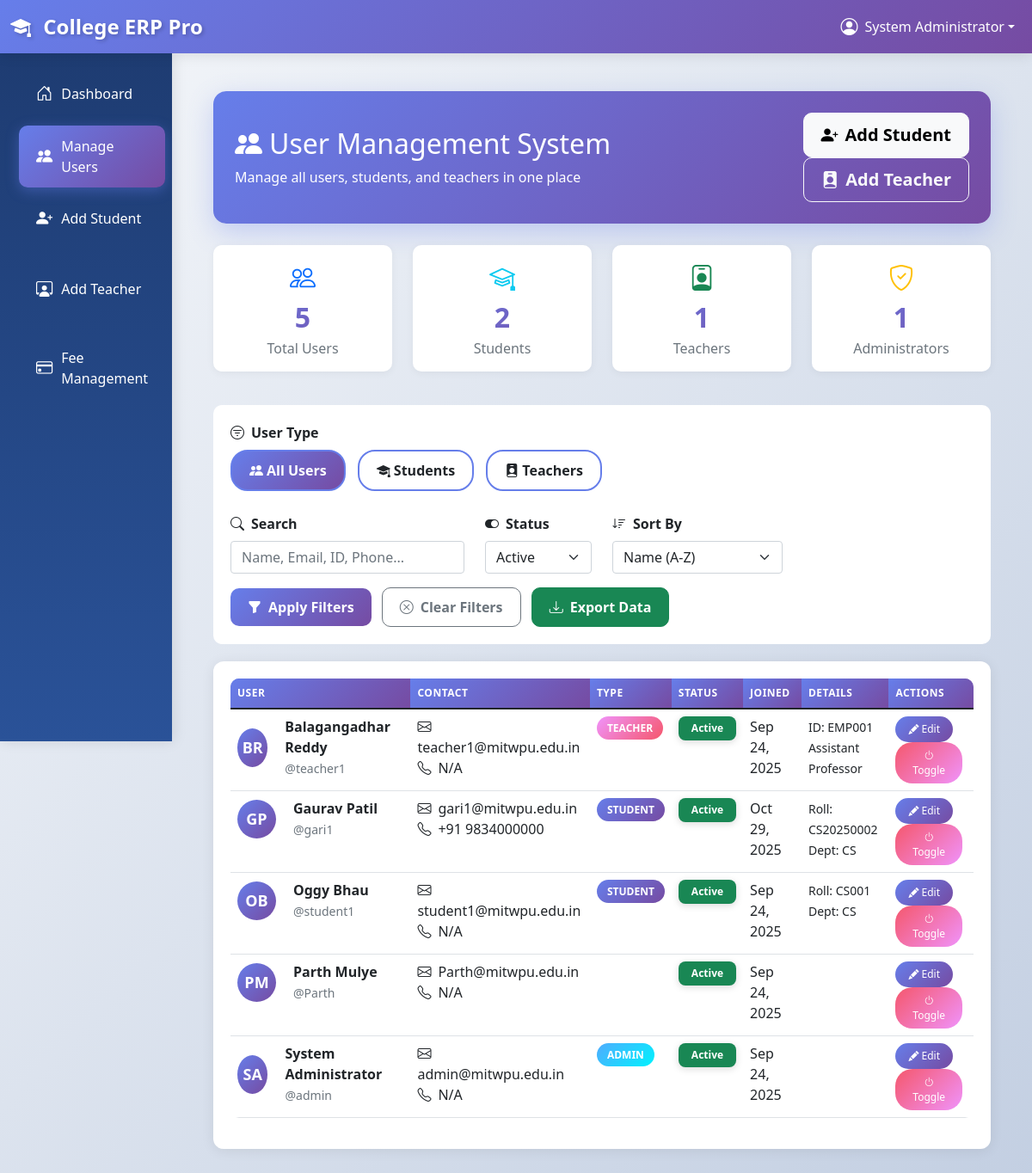
The page /administration/users/ (signed in) on the database as committed earlier.
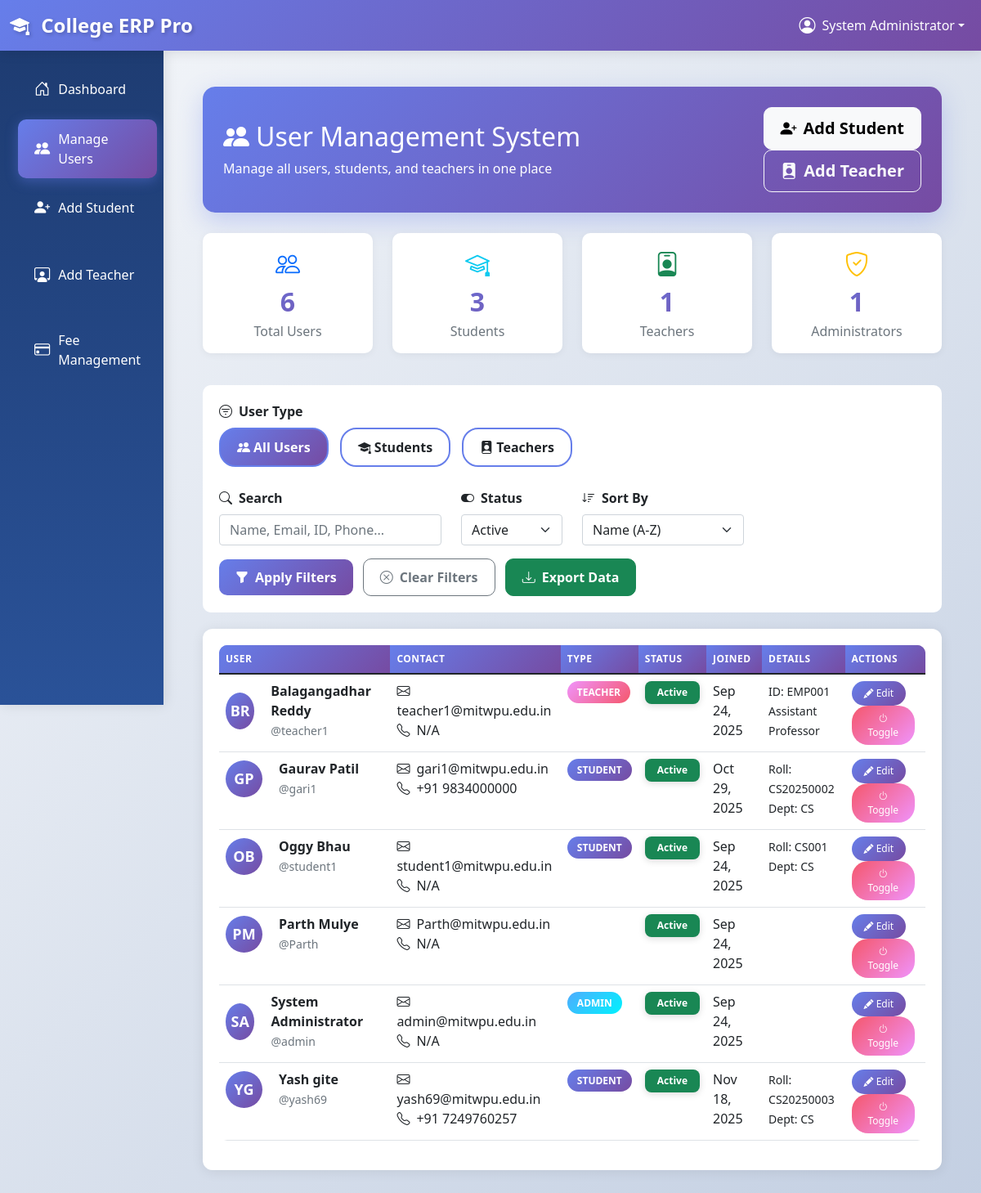
The same page on the database as committed later.
### accounts/models.py (models this page shows, shortened)
class User(AbstractUser):
    USER_TYPE_CHOICES = (
        ('student', 'Student'),
        ('teacher', 'Teacher'),
        ('admin', 'Administrator'),
    )
    user_type = models.CharField(max_length=10, choices=USER_TYPE_CHOICES)
    phone_regex = RegexValidator(
        regex=r'^\+?1?\d{9,15}$',
        message="Phone number must be entered in the format: '+999999999'. Up to 15 digits allowed."
    )
    phone_number = models.CharField(validators=[phone_regex], max_length=17, blank=True)
    address = models.TextField(blank=True)
    date_of_birth = models.DateField(null=True, blank=True)
    profile_picture = models.ImageField(upload_to='profile_pics/', null=True, blank=True)
    created_at = models.DateTimeField(auto_now_add=True)
    updated_at = models.DateTimeField(auto_now=True)
    @property
    def is_student(self):
        return self.user_type == 'student'
    @property
    def is_teacher(self):
        return self.user_type == 'teacher'
    @property
    def is_admin(self):
        return self.user_type == 'admin'

### teachers/models.py (models this page shows, shortened)
class Teacher(models.Model):
    QUALIFICATION_CHOICES = [
        ('bachelor', "Bachelor's Degree"),
        ('master', "Master's Degree"),
        ('phd', 'Ph.D.'),
        ('other', 'Other'),
    ]
    EMPLOYMENT_TYPE_CHOICES = [
        ('permanent', 'Permanent'),
        ('contract', 'Contract'),
        ('visiting', 'Visiting'),
        ('guest', 'Guest Faculty'),
    ]
    user = models.OneToOneField(
        settings.AUTH_USER_MODEL,
        on_delete=models.CASCADE,
        related_name='teacher_profile'
    )
    employee_id = models.CharField(max_length=20, unique=True)
    department = models.ForeignKey(Department, on_delete=models.CASCADE)
    designation = models.CharField(max_length=100)
    qualification = models.CharField(max_length=20, choices=QUALIFICATION_CHOICES)
    specialization = models.CharField(max_length=200, blank=True)
    experience_years = models.IntegerField(default=0)
    employment_type = models.CharField(max_length=20, choices=EMPLOYMENT_TYPE_CHOICES)
    joining_date = models.DateField()
    salary = models.DecimalField(max_digits=10, decimal_places=2, null=True, blank=True)
    office_room = models.CharField(max_length=50, blank=True)
    office_hours = models.CharField(max_length=100, blank=True)
    research_interests = models.TextField(blank=True)
    publications = models.TextField(blank=True)
    is_active = models.BooleanField(default=True)

### students/models.py (models this page shows, shortened)
class Student(models.Model):
    user = models.OneToOneField(
        settings.AUTH_USER_MODEL,
        on_delete=models.CASCADE,
        related_name='student_profile'
    )
    roll_number = models.CharField(max_length=20, unique=True)
    admission_number = models.CharField(max_length=20, unique=True)
    student_class = models.ForeignKey(
        Class,
        on_delete=models.SET_NULL,
        null=True,
        blank=True,
        related_name='students'
    )
    department = models.ForeignKey(Department, on_delete=models.CASCADE)
    admission_date = models.DateField()
    guardian_name = models.CharField(max_length=100)
    guardian_phone = models.CharField(max_length=15)
    guardian_email = models.EmailField(blank=True)
    guardian_address = models.TextField()
    emergency_contact = models.CharField(max_length=15)
    blood_group = models.CharField(max_length=5, blank=True)
    medical_conditions = models.TextField(blank=True)
    is_active = models.BooleanField(default=True)

### academics/models.py (models this page shows, shortened)
class Department(models.Model):
    name = models.CharField(max_length=100)
    code = models.CharField(max_length=10, unique=True)
    head = models.ForeignKey(
        settings.AUTH_USER_MODEL,
        on_delete=models.SET_NULL,
        null=True,
        blank=True,
        related_name='headed_departments'
    )
    description = models.TextField(blank=True)
    created_at = models.DateTimeField(auto_now_add=True)

### administration/views.py (the view, shortened to what this page needs)
# urls.py: path('users/', views.manage_users, name='users'),
@login_required
@user_passes_test(is_admin_user)
def manage_users(request):
    user_type = request.GET.get('type', 'all')
    search_query = request.GET.get('search', '')
    department_filter = request.GET.get('department', '')
    status_filter = request.GET.get('status', 'active')
    sort_by = request.GET.get('sort', 'name')
    context = {
        'user_type': user_type,
        'search_query': search_query,
        'department_filter': department_filter,
        'status_filter': status_filter,
        'sort_by': sort_by,
        'departments': Department.objects.all().order_by('name')
    }
    if user_type == 'all':
        from accounts.models import User
        users = User.objects.all().select_related('student_profile', 'teacher_profile')
        if status_filter == 'active':
            users = users.filter(is_active=True)
        elif status_filter == 'inactive':
            users = users.filter(is_active=False)
        if sort_by == 'name':
            users = users.order_by('first_name', 'last_name')
        elif sort_by == 'date':
            users = users.order_by('-date_joined')
        elif sort_by == 'type':
            users = users.order_by('user_type')
        context['all_users'] = users
        context['total_users'] = users.count()
        context['admin_count'] = users.filter(user_type='admin').count()
        context['teacher_count'] = users.filter(user_type='teacher').count()
        context['student_count'] = users.filter(user_type='student').count()
    return render(request, 'administration/manage_users.html', context)

### administration/views.py (called while the page is built)
def is_admin_user(user):
    return user.is_authenticated and (user.is_staff or user.is_superuser or user.is_admin)

### college_erp/context_processors.py (called while the page is built)
def global_context(request):
    context = {
        'all_departments': Department.objects.all().order_by('name'),
    }
    return context

### templates/administration/manage_users.html (shortened to what the changed rows need)
{% extends 'base.html' %}
{% load static %}
{% block content %}
<div class="container-fluid py-4">
    <div class="filter-card">
        <div class="row align-items-center">
            <div class="col-md-8">
                <h2><i class="bi bi-people-fill me-2"></i>User Management System</h2>
            </div>
        </div>
    </div>
    {% if user_type == 'all' %}
    <div class="row mb-4">
        <div class="col-md-3">
            <div class="stats-box">
                <i class="bi bi-people text-primary" style="font-size: 30px;"></i>
                <div class="stats-number">{{ total_users }}</div>
                <div class="text-muted">Total Users</div>
            </div>
        </div>
        <div class="col-md-3">
            <div class="stats-box">
                <i class="bi bi-mortarboard text-info" style="font-size: 30px;"></i>
                <div class="stats-number">{{ student_count }}</div>
                <div class="text-muted">Students</div>
            </div>
        </div>
        <div class="col-md-3">
            <div class="stats-box">
                <i class="bi bi-person-badge text-success" style="font-size: 30px;"></i>
                <div class="stats-number">{{ teacher_count }}</div>
                <div class="text-muted">Teachers</div>
            </div>
        </div>
        <div class="col-md-3">
            <div class="stats-box">
                <i class="bi bi-shield-check text-warning" style="font-size: 30px;"></i>
                <div class="stats-number">{{ admin_count }}</div>
                <div class="text-muted">Administrators</div>
            </div>
        </div>
    </div>
    {% endif %}
    {% if user_type == 'all' %}
        {% if all_users %}
        <div class="table-responsive">
            <table class="table table-hover">
                <thead>
                    <tr>
                        <th>USER</th>
                        <th>CONTACT</th>
                        <th>TYPE</th>
                        <th>STATUS</th>
                        <th>JOINED</th>
                        <th>DETAILS</th>
                        <th>ACTIONS</th>
                    </tr>
                </thead>
                <tbody>
                    {% for user in all_users %}
                    <tr>
                        <td>
                            <div class="d-flex align-items-center">
                                <div class="user-avatar" style="width: 45px; height: 45px; font-size: 18px;">
                                    {{ user.first_name.0|upper }}{{ user.last_name.0|upper }}
                                </div>
                                <div>
                                    <div class="fw-bold">{{ user.get_full_name }}</div>
                                    <small class="text-muted">@{{ user.username }}</small>
                                </div>
                            </div>
                        </td>
                        <td>
                            <div><i class="bi bi-envelope me-2"></i>{{ user.email|default:"N/A" }}</div>
                            <div><i class="bi bi-telephone me-2"></i>{{ user.phone_number|default:"N/A" }}</div>
                        </td>
                        <td>
                            {% if user.user_type == 'student' %}
                            <span class="badge-custom badge-student">STUDENT</span>
                            {% elif user.user_type == 'teacher' %}
                            <span class="badge-custom badge-teacher">TEACHER</span>
                            {% elif user.user_type == 'admin' %}
                            <span class="badge-custom badge-admin">ADMIN</span>
                            {% endif %}
                        </td>
                        <td>
                            {% if user.is_active %}
                            <span class="badge bg-success">Active</span>
                            {% else %}
                            <span class="badge bg-danger">Inactive</span>
                            {% endif %}
                        </td>
                        <td>{{ user.date_joined|date:"M d, Y" }}</td>
                        <td>
                            {% if user.user_type == 'student' and user.student_profile %}
                                <small>Roll: {{ user.student_profile.roll_number }}</small><br>
                                <small>Dept: {{ user.student_profile.department.code }}</small>
                            {% elif user.user_type == 'teacher' and user.teacher_profile %}
                                <small>ID: {{ user.teacher_profile.employee_id }}</small><br>
                                <small>{{ user.teacher_profile.designation }}</small>
                            {% endif %}
                        </td>
                        <td>
                            <button class="action-btn btn-edit" data-user-id="{{ user.id }}" data-user-type="{{ user.user_type }}" onclick="editUserFromButton(this)">
                                <i class="bi bi-pencil-fill"></i> Edit
                            </button>
                            <button class="action-btn btn-deactivate">
                                <i class="bi bi-power"></i> Toggle
                            </button>
                        </td>
                    </tr>
                    {% endfor %}
                </tbody>
            </table>
        </div>
        {% else %}
        <div class="empty-state">
            <i class="bi bi-inbox"></i>
            <h4>No users found</h4>
            <p>Try adjusting your filters</p>
        </div>
        {% endif %}
    {% endif %}
</div>
{% endblock %}

### templates/base.html (shortened to what the changed rows need)
<!DOCTYPE html>
<html lang="en">
<head>
    <link href="https://cdn.jsdelivr.net/npm/bootstrap@5.1.3/dist/css/bootstrap.min.css" rel="stylesheet">
    <link rel="stylesheet" href="https://cdn.jsdelivr.net/npm/bootstrap-icons@1.7.2/font/bootstrap-icons.css">
    {% load static %}
    <link rel="stylesheet" href="{% static 'css/custom-animations.css' %}">
</head>
<body>
    <nav class="navbar navbar-expand-lg navbar-dark bg-primary sticky-top">
        <div class="container-fluid">
            {% if user.is_authenticated %}
                <div class="navbar-nav ms-auto">
                    <div class="nav-item dropdown">
                        <a class="nav-link dropdown-toggle text-white d-flex align-items-center"
                           href="#"
                           id="navbarDropdown"
                           role="button"
                           data-bs-toggle="dropdown"
                           aria-expanded="false">
                            <i class="bi bi-person-circle fs-5 me-2"></i>
                            <span class="d-none d-md-inline">{{ user.get_full_name|default:user.username }}</span>
                        </a>
                    </div>
                </div>
            {% endif %}
        </div>
    </nav>
    <div class="container-fluid">
        <div class="row">
            <main class="col-md-9 ms-sm-auto col-lg-10 px-md-4 main-content">
                {% block content %}
                {% endblock %}
            </main>
        </div>
    </div>
</body>
</html>

Rows that differ between the two databases and show on the page:
added User: first_name.0 "Y", last_name.0 "G", get_full_name "Yash gite", username "yash69", email "yash69@mitwpu.edu.in", phone_number "+91 7249760257", user_type "STUDENT", is_active "Active", date_joined "Nov 18, 2025", student_profile.roll_number "CS20250003", student_profile.department.code "CS"
Other text that changed with them:
{{ total_users }}: "5" → "6"
{{ student_count }}: "2" → "3"
